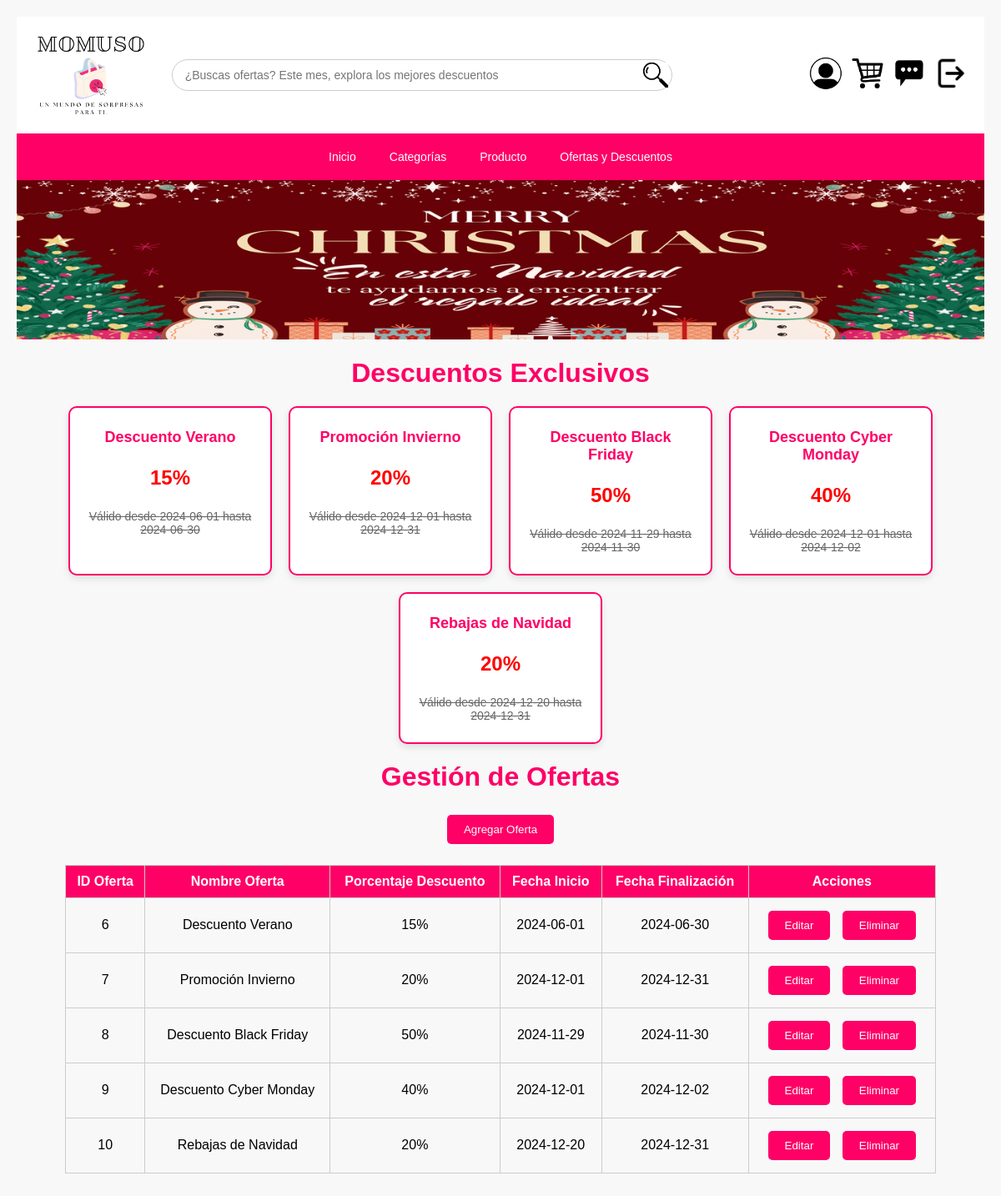
Page /adminOfertas.php on the committed database.
### tables this page shows
CREATE TABLE `ofertasydescuentos` (
  `ID_Oferta` int(11) NOT NULL,
  `Nombre_Oferta` varchar(100) DEFAULT NULL,
  `Porcentaje_Descuento` float DEFAULT NULL,
  `Fecha_Inicio` date DEFAULT NULL,
  `Fecha_Finalizacion` date DEFAULT NULL,
  `ID_Producto` int(11) DEFAULT NULL
);

### adminOfertas.php (the view, shortened to what this page needs)
<?php
include 'db_connection.php';
$query = "SELECT ID_Oferta, Nombre_Oferta, Porcentaje_Descuento, Fecha_Inicio, Fecha_Finalizacion FROM ofertasydescuentos";
$result = $conn->query($query);
?>
<!DOCTYPE html>
<html lang="es">
<head>
</head>
<body>
    <div class="header">
        <img src="Momuso/LO.png" alt="Momuso Logo">
        <div class="search-bar">
            <input type="text" placeholder="¿Buscas ofertas? Este mes, explora los mejores descuentos">
            <button><img src="Momuso/busqueda.png" alt="Buscar"></button>
        </div>
        <div class="top-bar">
            <p>Únete a Momuso</p>
            <a href="adminPerfil.php">
                <button class="img-button">
                    <img src="Momuso/Personal.png" alt="Tienda Virtual">
                </button>
            </a>
            <a href="adminCarrito.php">
                <button class="img-button">
                    <img src="Momuso/Cestas.png" alt="Mi Cuenta">
                </button>
            </a>
            <a href="adminReseñas.php">
                <button class="img-button">
                    <img src="Momuso/Mensaje.png" alt="Reseñas">
                </button>
            </a>
            <a href="Cerrar.php">
                <button class="img-button">
                    <img src="Momuso/salir.png" alt="salir">
                </button>
            </a>
        </div>
    </div>
    <div class="nav">
    <a href="adminmomuso.php">Inicio</a>
        <a href="adminCategoria.php">Categorías</a>
        <a href="adminProducto.php">Producto</a>
        <a href="adminOfertas.php">Ofertas y Descuentos</a>
    </div>
    <section class="banner">
        <img src="Momuso/ban.png" alt="Happy CHRISTMAS">
    </section>
    <h1>Descuentos Exclusivos</h1>
    <div class="descuentos-container">
      <?php
        if ($result->num_rows > 0) {
            while ($row = $result->fetch_assoc()) {
                echo "<div class='descuento-card'>
                        <h2>{$row['Nombre_Oferta']}</h2>
                        <p class='porcentaje'>{$row['Porcentaje_Descuento']}%</p>
                        <p class='detalle'>Válido desde {$row['Fecha_Inicio']} hasta {$row['Fecha_Finalizacion']}</p>
                      </div>";
            }
        } else {
            echo "<p>No hay descuentos disponibles en este momento.</p>";
        }
        ?>
    </div>
    <h1>Gestión de Ofertas</h1>
    <div class="buttons">
        <button onclick="document.getElementById('add-form').style.display='block';">Agregar Oferta</button>
    </div>
    <table>
        <thead>
            <tr>
                <th>ID Oferta</th>
                <th>Nombre Oferta</th>
                <th>Porcentaje Descuento</th>
                <th>Fecha Inicio</th>
                <th>Fecha Finalización</th>
                <th>Acciones</th>
            </tr>
        </thead>
        <tbody>
            <?php
            $result = $conn->query($query);
            if ($result->num_rows > 0) {
                while ($row = $result->fetch_assoc()) {
                    echo "<tr>
                            <td>{$row['ID_Oferta']}</td>
                            <td>{$row['Nombre_Oferta']}</td>
                            <td>{$row['Porcentaje_Descuento']}%</td>
                            <td>{$row['Fecha_Inicio']}</td>
                            <td>{$row['Fecha_Finalizacion']}</td>
                            <td class='action-buttons'>
                                <button onclick=\"editarOferta(
                                    {$row['ID_Oferta']},
                                    '{$row['Nombre_Oferta']}',
                                    {$row['Porcentaje_Descuento']},
                                    '{$row['Fecha_Inicio']}',
                                    '{$row['Fecha_Finalizacion']}'
                                )\">Editar</button>
                                <button onclick=\"if(confirm('¿Estás seguro de eliminar esta oferta?')) location.href='Ofertas.php?eliminar={$row['ID_Oferta']}'\">Eliminar</button>
                            </td>
                          </tr>";
                }
            } else {
                echo "<tr><td colspan='6'>No hay ofertas disponibles.</td></tr>";
            }
            ?>
        </tbody>
    </table>
</body>
</html>

### adminOfertas.php (style rules this page uses)
.header { display: flex; align-items: center; justify-content: space-between; padding: 20px; background-color: #ffffff; }
.header img { height: 100px; width: auto; }
.header .search-bar { display: flex; align-items: center; width: 100%; max-width: 600px; position: relative; }
.header .search-bar input { width: 100%; padding: 10px; border: 1px solid #cccccc; border-radius: 25px; padding-left: 15px; font-size: 14px; }
.header .search-bar button { position: absolute; right: 5px; background-color: #000000; color: white; border: none; border-radius: 50%; width: 30px; height: 30px; cursor: pointer; display: flex; align-items: center; justify-content: center; }
.header .search-bar button img { width: 30px; height: 30px; }
.nav { display: flex; justify-content: center; background-color: #fe0066; padding: 10px; }
.nav a { color: white; text-decoration: none; padding: 10px 20px; font-size: 14px; }
.top-bar { display: flex; align-items: center; gap: 10px; }
.top-bar p { margin: 0; color: white; font-weight: bold; }
.top-bar img { width: 25px; height: 25px; }
.img-button { background: none; border: none; padding: 0; cursor: pointer; transition: transform 0.2s ease-in-out; }
.img-button img { width: 40px; height: auto; }
.banner { background-color: #ffcc00; width: 100%; display: flex; justify-content: center; align-items: center; }
.banner img { width: 100%; max-height: 300px; object-fit: cover; }
body { font-family: Arial, sans-serif; margin: 0; padding: 20px; background-color: #f8f8f8; }
h1 { text-align: center; color: #fe0066; }
.descuentos-container { display: flex; flex-wrap: wrap; justify-content: center; gap: 20px; margin: 20px; }
.descuento-card { border: 2px solid #fe0066; border-radius: 10px; padding: 10px 20px; width: 200px; text-align: center; background-color: #fff; box-shadow: 0 4px 8px rgba(0, 0, 0, 0.1); }
.descuento-card h2 { color: #fe0066; font-size: 18px; }
.descuento-card .porcentaje { color: #fe0000; font-size: 24px; font-weight: bold; }
.descuento-card .detalle { font-size: 14px; color: #666; text-decoration: line-through; }
table { width: 90%; margin: 20px auto; border-collapse: collapse; }
table, th, td { border: 1px solid #ccc; }
th, td { padding: 10px; text-align: center; }
th { background-color: #fe0066; color: white; }
.buttons { text-align: center; margin: 20px; }
.buttons button, .action-buttons button { background-color: #fe0066; color: white; border: none; padding: 10px 20px; margin: 5px; cursor: pointer; border-radius: 5px; }

### rows in the picture
ofertasydescuentos: Nombre_Oferta "Descuento Verano", Porcentaje_Descuento "15", Fecha_Inicio "2024-06-01", Fecha_Finalizacion "2024-06-30", ID_Oferta "6"
ofertasydescuentos: Nombre_Oferta "Promoción Invierno", Porcentaje_Descuento "20", Fecha_Inicio "2024-12-01", Fecha_Finalizacion "2024-12-31", ID_Oferta "7"
ofertasydescuentos: Nombre_Oferta "Descuento Black Friday", Porcentaje_Descuento "50", Fecha_Inicio "2024-11-29", Fecha_Finalizacion "2024-11-30", ID_Oferta "8"
ofertasydescuentos: Nombre_Oferta "Descuento Cyber Monday", Porcentaje_Descuento "40", Fecha_Inicio "2024-12-01", Fecha_Finalizacion "2024-12-02", ID_Oferta "9"
ofertasydescuentos: Nombre_Oferta "Rebajas de Navidad", Porcentaje_Descuento "20", Fecha_Inicio "2024-12-20", Fecha_Finalizacion "2024-12-31", ID_Oferta "10"
